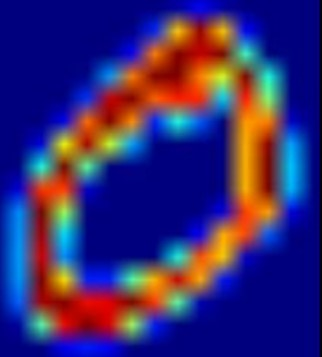
#> input picture 09_detector&ml/img/digit0.jpg, 322 x 357 px
$ python h_exam.py
#> lines starting #> are read from the running program, lines starting #| are printed output that depends on the picture
#!/usr/bin/env python

import cv2 as cv
import numpy as np

#https://github.com/opencv/opencv/blob/4.x/samples/python/tutorial_code/ml/py_svm_opencv/hogsvm.py

SZ=20
bin_n = 16 # Number of bins


affine_flags = cv.WARP_INVERSE_MAP|cv.INTER_LINEAR

## [deskew]
def deskew(img):
    m = cv.moments(img)
    if abs(m['mu02']) < 1e-2:
        return img.copy()
    skew = m['mu11']/m['mu02']
    M = np.float32([[1, skew, -0.5*SZ*skew], [0, 1, 0]])
    img = cv.warpAffine(img,M,(SZ, SZ),flags=affine_flags)
    return img
## [deskew]

## [hog]
def hog(img):
    gx = cv.Sobel(img, cv.CV_32F, 1, 0)
    gy = cv.Sobel(img, cv.CV_32F, 0, 1)
    mag, ang = cv.cartToPolar(gx, gy)
    bins = np.int32(bin_n*ang/(2*np.pi))    # quantizing binvalues in (0...16)
    bin_cells = bins[:10,:10], bins[10:,:10], bins[:10,10:], bins[10:,10:]
    mag_cells = mag[:10,:10], mag[10:,:10], mag[:10,10:], mag[10:,10:]
    hists = [np.bincount(b.ravel(), m.ravel(), bin_n) for b, m in zip(bin_cells, mag_cells)]
    hist = np.hstack(hists)     # hist is a 64 bit vector
    return hist
## [hog]

img = cv.imread(cv.samples.findFile('img/digit0.jpg'), 0)
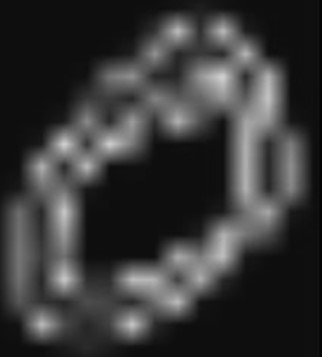
#> img: shape (357, 322); min 2, max 207, mean 55.9
if img is None:
    raise Exception("we need the digits.png image from samples/data here !")


#> (the run stopped early here; a loop or call above may not have finished)

$ run again, with 09_detector&ml/img/apple.jpg copied over 09_detector&ml/img/digit0.jpg
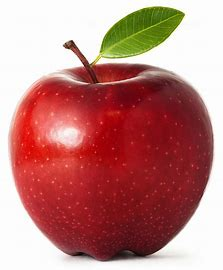
#> input picture 09_detector&ml/img/apple.jpg, 223 x 270 px
#> `img = cv.imread(cv.samples.findFile('img/digit0.jpg'), 0)`:
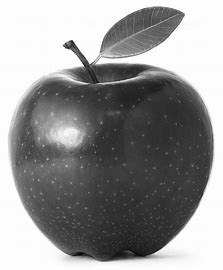
#> img: shape (270, 223); min 0, max 255, mean 148
